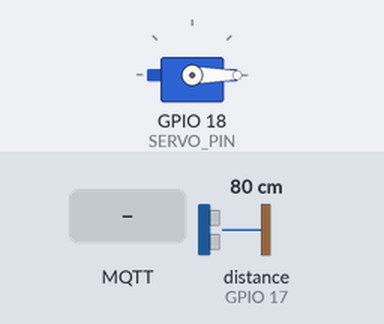
Bench run of a sketch on a simulated ESP32. On the bench: servo. The test bench sets the inputs (shaded band); at power-on: distance to the obstacle (sensor on GPIO 17) 80 cm. The echo pulse lasts 58.3 µs per cm; WiFi joins after 1.5 s; servers stay silent unless stated; random numbers use the default seed unless the sketch sets one; no MQTT or app messages arrive unless stated; what the sketch prints to the serial monitor is not drawn.

Above: at 2.7 s.
2.8 s: MQTT message "START" arrives on the first subscribed topic
At 3.81 s:
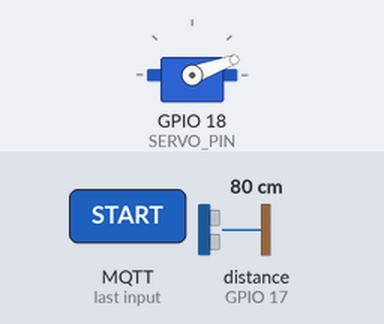
At 4.82 s:
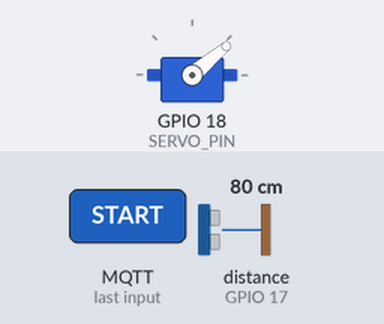
8.8 s: distance to the obstacle (sensor on GPIO 17) set to 183 cm
At 8.95 s:
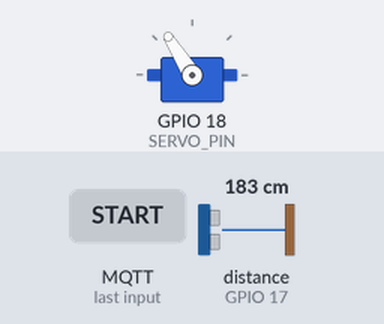
11.8 s: MQTT message "STOP" arrives on the first subscribed topic
13.3 s: MQTT message "START" arrives on the first subscribed topic
Timing chart, 0 to 17.3 s (numbered marks = the images above; inputs shaded):
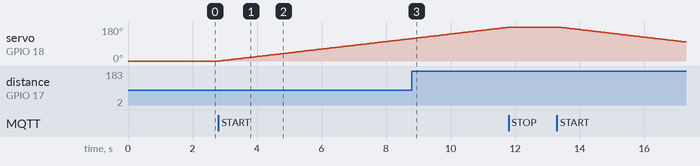

Measured:
- after the input at 2.8 s, servo on GPIO 18 (SERVO_PIN): moves from 0° to 119° over 5.9 s, starting after 0.05 s
- after the input at 11.8 s, every drawn part: stays the same

The sketch:

04_MQTT_Radar_Control_Test.ino.ino
```cpp
#include <WiFi.h>
#include <PubSubClient.h>
#include <ESP32Servo.h>

// ==========================================
// Wi-Fi
// ==========================================

const char* WIFI_SSID = "YOUR_WIFI_NAME";
const char* WIFI_PASSWORD = "YOUR_WIFI_PASSWORD";


// ==========================================
// MQTT
// ==========================================

const char* MQTT_SERVER = "broker.hivemq.com";
const int MQTT_PORT = 1883;

const char* COMMAND_TOPIC =
  "student/radar/command";

const char* DATA_TOPIC =
  "student/radar/data";

const char* STATUS_TOPIC =
  "student/radar/status";


// ==========================================
// Hardware
// ==========================================

const int SERVO_PIN = 18;
const int TRIG_PIN = 5;
const int ECHO_PIN = 17;


// ==========================================
// Radar settings
// ==========================================

const int MAX_DISTANCE = 200;
const int FILTER_READINGS = 3;

const unsigned long SCAN_INTERVAL = 50;

const unsigned long STATUS_INTERVAL = 5000;


// ==========================================
// Objects
// ==========================================

Servo radarServo;

WiFiClient espClient;
PubSubClient mqttClient(espClient);


// ==========================================
// Radar state
// ==========================================

bool scanning = false;
bool emergencyStop = false;

int currentAngle = 0;
int direction = 1;

unsigned long lastScanTime = 0;
unsigned long lastStatusTime = 0;


// ==========================================
// Wi-Fi
// ==========================================

void connectWiFi() {

  if (WiFi.status() == WL_CONNECTED) {
    return;
  }

  Serial.print("Connecting to Wi-Fi");

  WiFi.begin(
    WIFI_SSID,
    WIFI_PASSWORD
  );

  while (
    WiFi.status() != WL_CONNECTED
  ) {

    delay(500);
    Serial.print(".");
  }

  Serial.println();
  Serial.println("Wi-Fi connected");

  Serial.print("IP Address: ");
  Serial.println(WiFi.localIP());
}


// ==========================================
// MQTT
// ==========================================

void connectMQTT() {

  while (!mqttClient.connected()) {

    Serial.print(
      "Connecting to MQTT..."
    );

    String clientId = "ESP32-Radar-";
    clientId += String(
      random(0xffff),
      HEX
    );

    if (
      mqttClient.connect(
        clientId.c_str()
      )
    ) {

      Serial.println("connected");

      mqttClient.subscribe(
        COMMAND_TOPIC
      );

      mqttClient.publish(
        STATUS_TOPIC,
        "ONLINE"
      );

      Serial.println(
        "Subscribed to command topic"
      );

    } else {

      Serial.print(
        "MQTT failed, state="
      );

      Serial.println(
        mqttClient.state()
      );

      delay(2000);
    }
  }
}


// ==========================================
// Distance sensor
// ==========================================

float getDistance() {

  float total = 0;
  int validReadings = 0;

  for (
    int i = 0;
    i < FILTER_READINGS;
    i++
  ) {

    digitalWrite(
      TRIG_PIN,
      LOW
    );

    delayMicroseconds(2);

    digitalWrite(
      TRIG_PIN,
      HIGH
    );

    delayMicroseconds(10);

    digitalWrite(
      TRIG_PIN,
      LOW
    );

    long duration = pulseIn(
      ECHO_PIN,
      HIGH,
      30000
    );

    if (duration == 0) {
      continue;
    }

    float distance =
      duration * 0.0343 / 2.0;

    if (
      distance >= 2 &&
      distance <= MAX_DISTANCE
    ) {

      total += distance;
      validReadings++;
    }

    delay(3);
  }

  if (validReadings == 0) {
    return -1;
  }

  return (
    total / validReadings
  );
}


// ==========================================
// Send radar data
// ==========================================

void publishRadarData() {

  float distance = getDistance();

  if (distance < 0) {
    return;
  }

  char payload[100];

  snprintf(
    payload,
    sizeof(payload),
    "{\"angle\":%d,\"distance\":%.2f}",
    currentAngle,
    distance
  );

  mqttClient.publish(
    DATA_TOPIC,
    payload
  );

  Serial.print("Radar: ");
  Serial.print(currentAngle);

  Serial.print("° | ");

  Serial.print(distance);

  Serial.println(" cm");
}


// ==========================================
// MQTT command handler
// ==========================================

void callback(
  char* topic,
  byte* payload,
  unsigned int length
) {

  String message;

  for (
    unsigned int i = 0;
    i < length;
    i++
  ) {

    message += (
      char
    )payload[i];
  }

  message.trim();

  Serial.print(
    "Received command: "
  );

  Serial.println(
    message
  );


  // START

  if (message == "START") {

    emergencyStop = false;
    scanning = true;

    mqttClient.publish(
      STATUS_TOPIC,
      "SCANNING"
    );
  }


  // AUTO

  else if (message == "AUTO") {

    emergencyStop = false;
    scanning = true;

    mqttClient.publish(
      STATUS_TOPIC,
      "AUTO_MODE"
    );
  }


  // STOP

  else if (message == "STOP") {

    scanning = false;

    mqttClient.publish(
      STATUS_TOPIC,
      "STOPPED"
    );
  }


  // EMERGENCY STOP

  else if (
    message == "EMERGENCY_STOP"
  ) {

    scanning = false;
    emergencyStop = true;

    mqttClient.publish(
      STATUS_TOPIC,
      "EMERGENCY_STOP"
    );

    Serial.println(
      "EMERGENCY STOP"
    );
  }


  // MANUAL ANGLE

  else if (
    message.startsWith(
      "SET_ANGLE:"
    )
  ) {

    if (!emergencyStop) {

      int angle =
        message.substring(10).toInt();

      if (
        angle >= 0 &&
        angle <= 180
      ) {

        currentAngle = angle;

        scanning = false;

        radarServo.write(
          currentAngle
        );

        publishRadarData();

        mqttClient.publish(
          STATUS_TOPIC,
          "MANUAL_ANGLE"
        );

        Serial.print(
          "Moved to "
        );

        Serial.print(
          currentAngle
        );

        Serial.println("°");
      }
    }
  }
}


// ==========================================
// Radar scanning
// ==========================================

void scanRadar() {

  if (
    !scanning ||
    emergencyStop
  ) {
    return;
  }

  if (
    millis() - lastScanTime
    < SCAN_INTERVAL
  ) {
    return;
  }

  lastScanTime = millis();

  radarServo.write(
    currentAngle
  );

  publishRadarData();

  currentAngle += direction;


  if (currentAngle >= 180) {

    currentAngle = 180;
    direction = -1;
  }


  if (currentAngle <= 0) {

    currentAngle = 0;
    direction = 1;
  }
}


// ==========================================
// Setup
// ==========================================

void setup() {

  Serial.begin(115200);

  // Servo

  radarServo.attach(
    SERVO_PIN
  );

  radarServo.write(0);


  // Ultrasonic

  pinMode(
    TRIG_PIN,
    OUTPUT
  );

  pinMode(
    ECHO_PIN,
    INPUT
  );


  // Wi-Fi

  connectWiFi();


  // MQTT

  mqttClient.setServer(
    MQTT_SERVER,
    MQTT_PORT
  );

  mqttClient.setCallback(
    callback
  );
}


// ==========================================
// Main loop
// ==========================================

void loop() {

  // Reconnect Wi-Fi if needed
  if (
    WiFi.status() != WL_CONNECTED
  ) {

    connectWiFi();
  }


  // Reconnect MQTT if needed

  if (
    !mqttClient.connected()
  ) {

    connectMQTT();
  }

  mqttClient.loop();


  // Scan

  scanRadar();


  // Periodic status

  if (
    millis() - lastStatusTime
    >= STATUS_INTERVAL
  ) {

    lastStatusTime = millis();

    mqttClient.publish(
      STATUS_TOPIC,
      emergencyStop
        ? "EMERGENCY_STOP"
        : (
          scanning
          ? "SCANNING"
          : "IDLE"
        )
    );
  }
}
```
